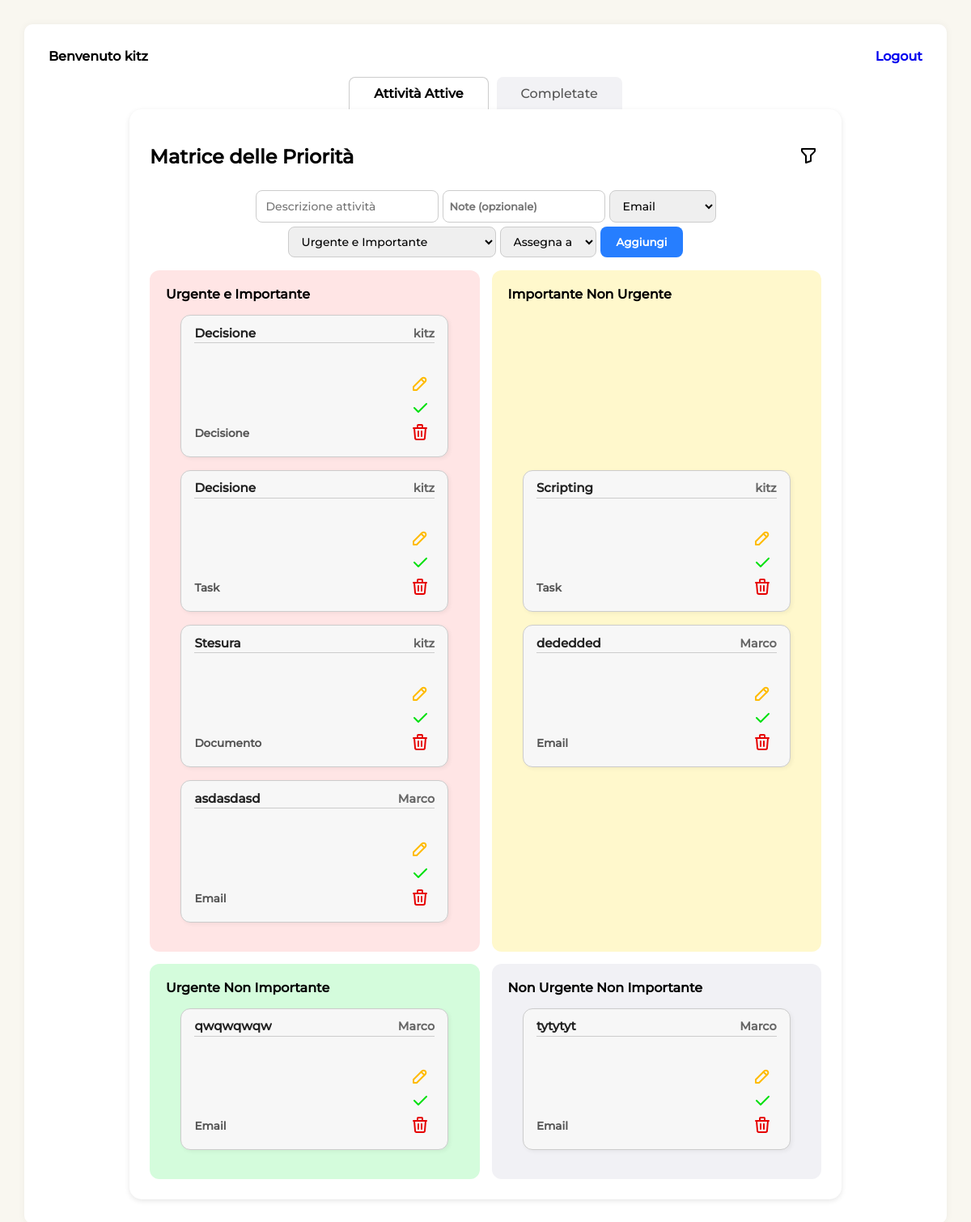
Page /home/ (signed in) on the earlier database version.
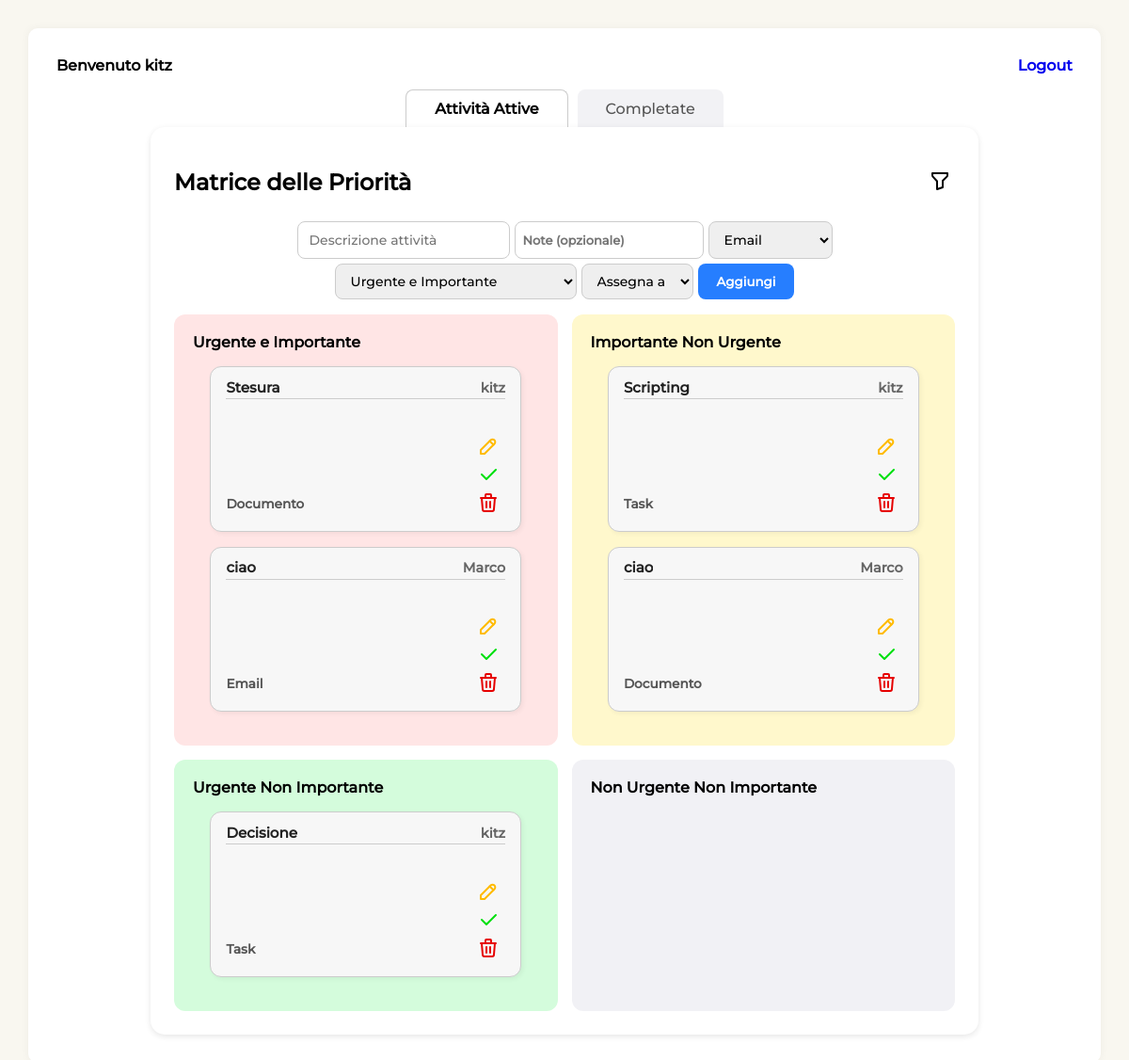
Same page on the later database version.
### sbk_app/models.py (models this page shows, shortened)
class Task(models.Model):
    TIPO_CHOICES = [
        ('Email', 'Email'),
        ('Telefono', 'Telefono'),
        ('Documento', 'Documento'),
        ('Call', 'Call'),
        ('Task', 'Task'),
        ('Decisione', 'Decisione'),
    ]
    PRIORITA_CHOICES = [
        ('UI', 'Urgente e Importante'),
        ('IN', 'Importante Non Urgente'),
        ('UN', 'Urgente Non Importante'),
        ('NN', 'Non Urgente Non Importante'),
    ]
    descrizione = models.CharField(max_length=25)
    tipo = models.CharField(max_length=20, choices=TIPO_CHOICES)
    priorita = models.CharField(max_length=2, choices=PRIORITA_CHOICES)
    creatore = models.ForeignKey(User, on_delete=models.CASCADE)
    modificato_da = models.ForeignKey(User, on_delete=models.SET_NULL, null=True, blank=True, related_name='tasks_modifica')
    assegnato_a = models.ForeignKey(User, null=True, blank=True, on_delete=models.SET_NULL, related_name="task_assegnate")
    completata = models.BooleanField(default=False)
    data_creazione = models.DateTimeField(auto_now_add=True)
    note = models.TextField(blank=True, null=True)

### sbk_app/views.py (the view, shortened to what this page needs)
# urls.py: path('home/', include('sbk_app.urls')),
@login_required(login_url='/accounts/login/')
def home(request):
    user = request.user
    assegnato_user = None
    if user.is_superuser:
        tasks_ui = Task.objects.filter(priorita='UI', completata=False)
        tasks_in = Task.objects.filter(priorita='IN', completata=False)
        tasks_un = Task.objects.filter(priorita='UN', completata=False)
        tasks_nn = Task.objects.filter(priorita='NN', completata=False)
        completate = Task.objects.filter(completata=True)
        utenti = User.objects.all()
    context = {
        'tasks_ui': tasks_ui,
        'tasks_in': tasks_in,
        'tasks_un': tasks_un,
        'tasks_nn': tasks_nn,
        'completate': completate,
        'utenti': utenti,
    }
    return render(request, "home.html", context)

### sbk_app/templates/home.html (shortened to what the changed rows need)
{% load static %}
<!DOCTYPE html>
<html lang="it">
<head>
  <link rel="stylesheet" href="{% static 'style.css' %}">
</head>
<body>
  <div class="container">
    <div class="card tab-content active" id="attive">
      <div class="task-filter-bar">
        <h2>Matrice delle Priorità </h2>
      </div>
      <div class="priority-grid">
        <div class="priority urgent-important" data-priority-code="UI">
          <div class="task-list">
            {% for task in tasks_ui %}
              <div class="task-card" data-task-id = {{task.id}} >
                <div class="task-header">
                  <div class="task-title">{{ task.descrizione }}</div>
                  <div class="task-creator">{{ task.creatore.username }}</div>
                </div>
                <div class="task-details">
                  <div class="task-type">
                    <p> {{ task.tipo }}</p>
                  </div>
                  <div class="task-actions">
                    <button class="edit-task" data-task-id="{{ task.id }}" data-tipo="{{ task.tipo }}" data-priorita="{{ task.priorita }}" title="Modifica"> <img src="{% static 'icone/pencil.svg' %}"/></button>
                    <button class="complete-task" data-task-id="{{ task.id }}" title="Completa"> <img src="{% static 'icone/check.svg' %}"/></button>
                    <button class="delete-task" data-task-id="{{ task.id }}" title="Elimina"> <img src="{% static 'icone/trash.svg' %}"/></button>
                  </div>
                </div>
              </div>
            {% endfor %}
          </div>
        </div>
        <div class="priority important-not-urgent" data-priority-code="IN">
          <div class="task-list">
            {% for task in tasks_in %}
              <div class="task-card" data-task-id = {{task.id}}>
                <div class="task-header">
                  <div class="task-title">{{ task.descrizione }}</div>
                  <div class="task-creator">{{ task.creatore.username }}</div>
                </div>
                <div class="task-details">
                  <div class="task-type">
                    <p> {{ task.tipo }}</p>
                  </div>
                  <div class="task-actions">
                    <button class="edit-task" data-task-id="{{ task.id }}" data-tipo="{{ task.tipo }}" data-priorita="{{ task.priorita }}" title="Modifica"> <img src="{% static 'icone/pencil.svg' %}"/></button>
                    <button class="complete-task" data-task-id="{{ task.id }}" title="Completa"> <img src="{% static 'icone/check.svg' %}"/></button>
                    <button class="delete-task" data-task-id="{{ task.id }}" title="Elimina"> <img src="{% static 'icone/trash.svg' %}"/></button>
                  </div>
                </div>
              </div>
            {% endfor %}
          </div>
        </div>
        <div class="priority urgent-not-important" data-priority-code="UN">
          <div class="task-list">
            {% for task in tasks_un %}
              <div class="task-card" data-task-id = {{task.id}}>
                <div class="task-header">
                  <div class="task-title">{{ task.descrizione }}</div>
                  <div class="task-creator">{{ task.creatore.username }}</div>
                </div>
                <div class="task-details">
                  <div class="task-type">
                    <p> {{ task.tipo }}</p>
                  </div>
                  <div class="task-actions">
                    <button class="edit-task" data-task-id="{{ task.id }}" data-tipo="{{ task.tipo }}" data-priorita="{{ task.priorita }}" title="Modifica"> <img src="{% static 'icone/pencil.svg' %}"/></button>
                    <button class="complete-task" data-task-id="{{ task.id }}" title="Completa"><img src="{% static 'icone/check.svg' %}"/></button>
                    <button class="delete-task" data-task-id="{{ task.id }}" title="Elimina"><img src="{% static 'icone/trash.svg' %}"/></button>
                  </div>
                </div>
              </div>
            {% endfor %}
          </div>
        </div>
        <div class="priority not-urgent-not-important" data-priority-code="NN">
          <div class="task-list">
            {% for task in tasks_nn %}
            <div class="task-card" data-task-id = {{task.id}}>
              <div class="task-header">
                <div class="task-title">{{ task.descrizione }}</div>
                <div class="task-creator">{{ task.creatore.username }}</div>
              </div>
              <div class="task-details">
                <div class="task-type">
                  <p> {{ task.tipo }}</p>
                </div>
                <div class="task-actions">
                  <button class="edit-task" data-task-id="{{ task.id }}" data-tipo="{{ task.tipo }}"
                    data-priorita="{{ task.priorita }}" title="Modifica"> <img src="{% static 'icone/pencil.svg' %}" /> </button>
                  <button class="complete-task" data-task-id="{{ task.id }}" title="Completa"><img
                      src="{% static 'icone/check.svg' %}" /></button>
                  <button class="delete-task" data-task-id="{{ task.id }}" title="Elimina"><img
                      src="{% static 'icone/trash.svg' %}" /></button>
                </div>
              </div>
            </div>
            {% endfor %}
          </div>
        </div>
      </div>
    </div>
    </div>
</body>
</html>

Differences in the rows shown:
no longer on this page (row edited): Task: descrizione "Decisione", creatore.username "kitz", tipo "Decisione", shown under "Urgente e Importante"
removed Task: descrizione "asdasdasd", creatore.username "Marco", tipo "Email", shown under "Urgente e Importante"
removed Task: descrizione "dededded", creatore.username "Marco", tipo "Email", shown under "Importante Non Urgente"
removed Task: descrizione "qwqwqwqw", creatore.username "Marco", tipo "Email", shown under "Urgente Non Importante"
removed Task: descrizione "tytytyt", creatore.username "Marco", tipo "Email", shown under "Non Urgente Non Importante"
added Task: descrizione "ciao", creatore.username "Marco", tipo "Email", shown under "Urgente e Importante"
added Task: descrizione "ciao", creatore.username "Marco", tipo "Documento", shown under "Importante Non Urgente"
changed Task "Decisione": moves from the list under "Urgente e Importante" to the list under "Urgente Non Importante"
